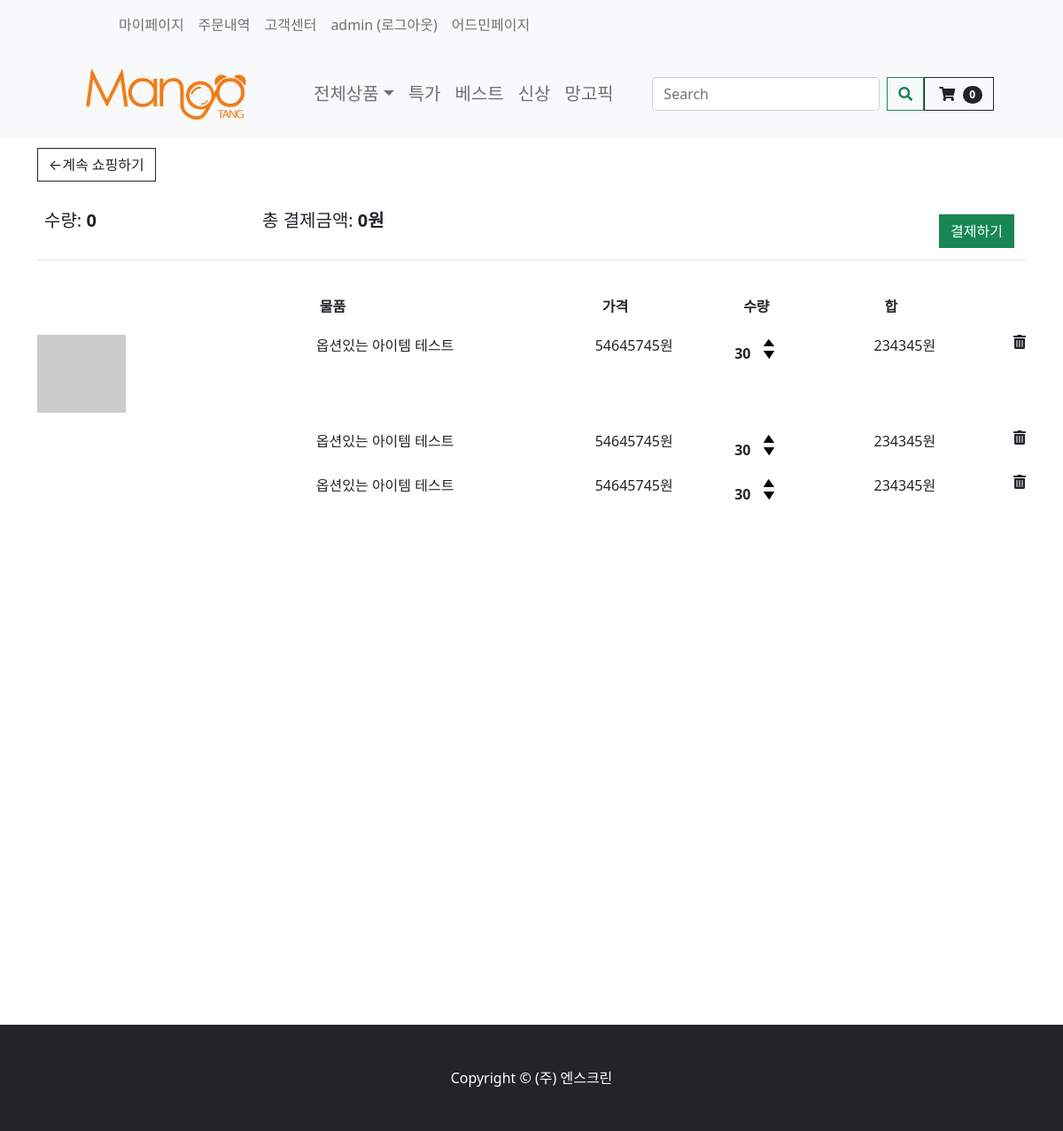
The app's page /cart/ (signed in), older data.
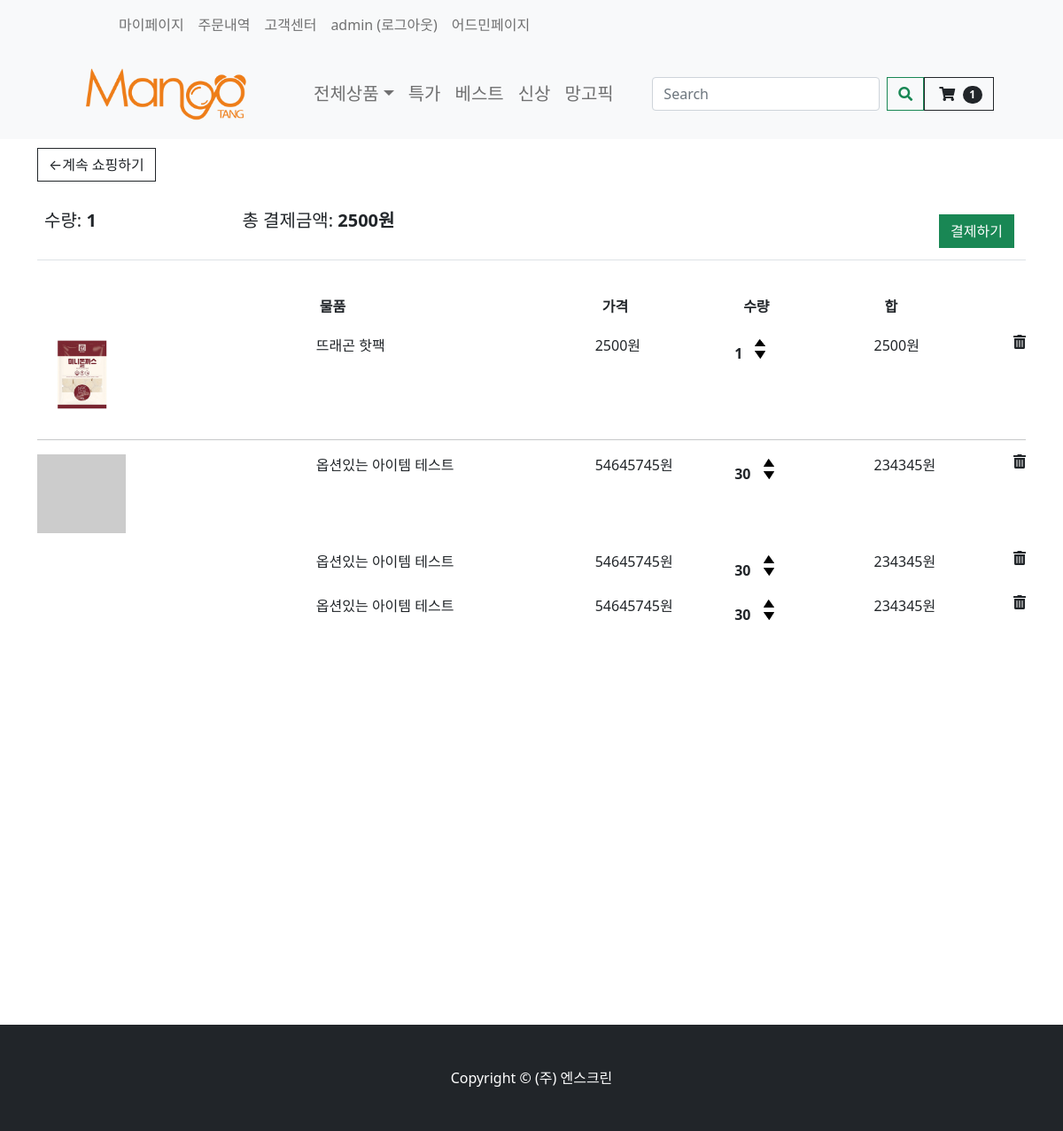
The same page, newer data.
### store/models.py (models this page shows, shortened)
class Order(models.Model):
    customer = models.ForeignKey(Customer, on_delete=models.SET_NULL, null=True, blank=True)
    date_ordered = models.DateTimeField(auto_now_add=True)
    order_status = models.BooleanField(default=False)
    transaction_id = models.CharField(max_length=100, null=True)
    payment_state = models.BooleanField(default=False)
    shipping_fee = models.IntegerField(null=True, blank=True)
    track_number = models.IntegerField(null=True, blank=True)
    order_number = models.IntegerField(null=True, blank=True)
    total_fee = models.IntegerField(null=True, blank=True)
    recipent_address1 = models.CharField(max_length=200, null=False)
    recipent_address2 = models.CharField(max_length=200, null=False)
    recipent_number = models.CharField(max_length=50, null=False)
    recipent_name = models.CharField(max_length=50, null=False)
    order_request = models.CharField(max_length=100, null=False)
    orderer_number = models.CharField(max_length=100, null=False)
    orderer_name = models.CharField(max_length=100, null=False)
    @property
    def get_cart_total(self):
        orderitems = self.orderitem_set.all()  # 해당 order의 자식 가져와서
        total = sum([item.get_total for item in orderitems])  # 다더함함
        return total
    @property
    def get_cart_items(self):
        orderitems = self.orderitem_set.all()
        total = sum([item.quantity for item in orderitems])
        return total

class OrderItem(models.Model):
    product = models.ForeignKey(Product, on_delete=models.SET_NULL, null=True)
    order = models.ForeignKey(Order, on_delete=models.SET_NULL, null=True)
    quantity = models.IntegerField(default=0, null=True, blank=True)
    date_added = models.DateTimeField(auto_now_add=True)
    @property
    def get_total(self):
        total = self.product.price_discount * self.quantity
        return total

class Product(models.Model):
    product_name = models.CharField(max_length=200)
    price = models.FloatField(null=False, blank=False)
    image_detail = models.ImageField(null=True, blank=True)
    image_title = models.ImageField(null=True, blank=True)
    image_introduce = models.ImageField(null=True, blank=True)
    seller_code = models.CharField(max_length=50, null=False, blank=False)
    price_discount = models.FloatField(null=True)
    discount = models.IntegerField(null=True)
    stock = models.IntegerField()
    first_title = models.CharField(max_length=200)
    second_title = models.CharField(max_length=200)
    shipment_price = models.IntegerField(blank=True)
    hash_tag = models.CharField(max_length=200)
    option_bool = models.BooleanField(default=False, blank=False, null=True)
    collection_tag = models.CharField(max_length=200, null=True)
    item_company = models.CharField(null=False, max_length=200)
    product_status = models.BooleanField(default=False, blank=False, null=True)

### store/views.py (the view)
# urls.py: path('cart/', views.cart, name="cart"),
def cart(request):
    if request.user.is_authenticated:  # 로그인 유저일시
        customer = request.user.customer
        order, created = Order.objects.get_or_create(customer=customer, order_status=False)
        items = order.orderitem_set.all()  # orderitem은 Order의 자식 그래서 쿼리 가능
        cartItems = order.get_cart_items
    else:
        items = []
        order = {'get_cart_total': 0, 'get_cart_items': 0}
        cartItems = order['get_cart_items']
    context = {'items': items, 'order': order, 'cartItems': cartItems}
    return render(request, 'store/cart.html', context)

### store/templates/store/cart.html (shortened to what this page needs)
{% extends 'store/main.html' %}
{% load static %}
{% block content %}
    <div class="container" style="height: 1000px">
        <div class="row">
            <div class="col-lg-12">
                <div class="box-element">
                    <a class="btn btn-outline-dark" href="{% url 'store' %}">&#x2190;계속 쇼핑하기</a>
                    <br>
                    <br>
                    <table class="table">
                        <tr>
                            <th><h5>수량: <strong class="cart-quantity-total">{{ order.get_cart_items }}</strong></h5>
                            </th>
                            <th><h5>총 결제금액: <strong
                                    class="cart-price-total">{{ order.get_cart_total|floatformat:0 }}원</strong></h5>
                            </th>
                            <th>
                                <a style="float:right; margin:5px;" class="btn btn-success" href="{% url 'checkout' %}">결제하기</a>
                            </th>
                        </tr>
                    </table>
                </div>
                <br>
                <div class="box-element">
                    <div class="cart-row">
                        <div style="flex:2"></div>
                        <div style="flex:2"><strong>물품</strong></div>
                        <div style="flex:1"><strong>가격</strong></div>
                        <div style="flex:1"><strong>수량</strong></div>
                        <div style="flex:1"><strong>합</strong></div>
                    </div>
                    {% for item in items %}
                        <div class="cart-row cart-row{{ forloop.counter0 }}">
                            <div style="flex:2"><img class="row-image" src="{{ item.product.image_title.url }}"></div>
                            <div style="flex:2"><p>{{ item.product.product_name }}</p></div>
                            <div style="flex:1"><p>{{ item.product.price_discount | floatformat:0 }}원</p></div>
                            <div style="flex:1">
                                <p class="quantity quantity-total{{ forloop.counter0 }}">{{ item.quantity }}</p>
                                <div class="quantity">
                                    <img class="chg-quantity update-cart-item"
                                         data-quantity="{{ forloop.counter0 }}"
                                         data-product="{{ item.product.seller_code }}"
                                         src="{% static  'images/arrow-up.png' %}" data-action="add">
                                    <img class="chg-quantity update-cart-item"
                                         data-quantity="{{ forloop.counter0 }}"
                                         data-product="{{ item.product.seller_code }}"
                                         src="{% static  'images/arrow-down.png' %}" data-action="remove">
                                </div>
                            </div>
                            <div style="flex:1"><p
                                    class="item-cost-total{{ forloop.counter0 }}">{{ item.get_total|floatformat:0 }}원</p>
                            </div>
                            <i type="button" data-code="{{ item.product.seller_code }}"
                               data-loop="{{ forloop.counter0 }}"
                               class="fas fa-trash-alt delete-item"></i>
                        </div>
                        <hr class="item-divider{{ forloop.counter0 }}">
                    {% endfor %}
                    <div>
                        <div class="cart-row cart-row">
                            <div style="flex:2"><img class="row-image"
                                                     src="https://dummyimage.com/180x160/dee2e6/6c757d.jpg"></div>
                            <div style="flex:2"><p>옵션있는 아이템 테스트</p></div>
                            <div style="flex:1"><p>54645745원</p></div>
                            <div style="flex:1">
                                <p class="quantity quantity-total{{ forloop.counter0 }}">30</p>
                                <div class="quantity">
                                    <img class="chg-quantity update-cart-item"
                                         data-quantity="{{ forloop.counter0 }}"
                                         data-product="{{ item.product.seller_code }}"
                                         src="{% static  'images/arrow-up.png' %}" data-action="add">
                                    <img class="chg-quantity update-cart-item"
                                         data-quantity="{{ forloop.counter0 }}"
                                         data-product="{{ item.product.seller_code }}"
                                         src="{% static  'images/arrow-down.png' %}" data-action="remove">
                                </div>
                            </div>
                            <div style="flex:1"><p
                                    class="item-cost-total{{ forloop.counter0 }}">234345원</p>
                            </div>
                            <i type="button" data-code="{{ item.product.seller_code }}"
                               data-loop="{{ forloop.counter0 }}"
                               class="fas fa-trash-alt delete-item"></i>
                        </div>
                        <div class="cart-option">
                            <div style="flex:2"></div>
                            <div style="flex:2"><p>옵션있는 아이템 테스트</p></div>
                            <div style="flex:1"><p>54645745원</p></div>
                            <div style="flex:1">
                                <p class="quantity quantity-total{{ forloop.counter0 }}">30</p>
                                <div class="quantity">
                                    <img class="chg-quantity update-cart-item"
                                         data-quantity="{{ forloop.counter0 }}"
                                         data-product="{{ item.product.seller_code }}"
                                         src="{% static  'images/arrow-up.png' %}" data-action="add">
                                    <img class="chg-quantity update-cart-item"
                                         data-quantity="{{ forloop.counter0 }}"
                                         data-product="{{ item.product.seller_code }}"
                                         src="{% static  'images/arrow-down.png' %}" data-action="remove">
                                </div>
                            </div>
                            <div style="flex:1"><p
                                    class="item-cost-total{{ forloop.counter0 }}">234345원</p>
                            </div>
                            <i type="button" data-code="{{ item.product.seller_code }}"
                               data-loop="{{ forloop.counter0 }}"
                               class="fas fa-trash-alt delete-item"></i>
                        </div>
                        <div class="cart-option">
                            <div style="flex:2"></div>
                            <div style="flex:2"><p>옵션있는 아이템 테스트</p></div>
                            <div style="flex:1"><p>54645745원</p></div>
                            <div style="flex:1">
                                <p class="quantity quantity-total{{ forloop.counter0 }}">30</p>
                                <div class="quantity">
                                    <img class="chg-quantity update-cart-item"
                                         data-quantity="{{ forloop.counter0 }}"
                                         data-product="{{ item.product.seller_code }}"
                                         src="{% static  'images/arrow-up.png' %}" data-action="add">
                                    <img class="chg-quantity update-cart-item"
                                         data-quantity="{{ forloop.counter0 }}"
                                         data-product="{{ item.product.seller_code }}"
                                         src="{% static  'images/arrow-down.png' %}" data-action="remove">
                                </div>
                            </div>
                            <div style="flex:1"><p
                                    class="item-cost-total{{ forloop.counter0 }}">234345원</p>
                            </div>
                            <i type="button" data-code="{{ item.product.seller_code }}"
                               data-loop="{{ forloop.counter0 }}"
                               class="fas fa-trash-alt delete-item"></i>
                        </div>
                    </div>
                </div>
            </div>
        </div>
    </div>
{% endblock content %}

### store/templates/store/main.html (shortened to what this page needs)
<!DOCTYPE html>
{% load static %}
<html>
<head>
    <link rel="stylesheet" type="text/css" href="{% static 'css/styles.css' %}">
    <link rel="stylesheet" type="text/css" href="{% static 'css/my.css' %}">
    <link href="https://cdnjs.cloudflare.com/ajax/libs/font-awesome/5.13.0/css/all.min.css" rel="stylesheet">
</head>
<body>
{% include "store/navbar.html" %}
{% block content %}{% endblock content %}
<footer class="py-5 bg-dark">
    <div class="container"><p class="m-0 text-center text-white">Copyright &copy; (주) 엔스크린</p></div>
</footer>
</body>
</html>

### store/templates/store/navbar.html (shortened to what this page needs)
{% load static %}
<nav class="navbar navbar-expand-lg navbar-light bg-light">
    <div class="bg-light container px-4 px-lg-5">
        <ul class="navbar-nav me-auto mb-2 mb-lg-0 ms-lg-5" style="">
            <li class="nav-item"><a href="{% url 'orderhistory' %}"
                                    class="nav-link dropdown-menu-size-customer">마이페이지</a></li>
            <li class="nav-item"><a href="{% url 'orderhistory' %}"
                                    class="nav-link dropdown-menu-size-customer">주문내역</a></li>
            <li class="nav-item"><a href="{% url 'faq' %}"
                                    class="nav-link dropdown-menu-size-customer">고객센터</a></li>
            {% if user.is_authenticated %}
                <a class="nav-link" href="{% url 'logout' %}">{{ user.username }} (로그아웃)</a>
            {% else %}
                <li class="nav-item"><a href="{% url 'login' %}" class="nav-link dropdown-menu-size-customer">로그인</a>
                </li>
            {% endif %}
            {% if user.is_superuser %}
                        <a class="nav-link" href={% url 'admin:index' %}>어드민페이지</a>
            {% endif %}
        </ul>
    </div>
</nav>
<nav class="navbar navbar-expand-lg navbar-light bg-light">
    <div class="container px-4 px-lg-5">
        <a href="{% url 'store' %}">
            <img src="{% static 'nscreen_logo/4_망고땡_로고 (영문).png' %}" width="220" alt="망고땡몰">
        </a>
        <div class="collapse navbar-collapse" id="navbarSupportedContent">
            <ul class="navbar-nav me-auto mb-2 mb-lg-0 ms-lg-5">
                <li class="nav-item dropdown">
                    <a class="nav-link dropdown-toggle dropdown-menu-size" id="navbarDropdown" href="#" role="button"
                       data-bs-toggle="dropdown" aria-expanded="false">전체상품</a>
                </li>
                <li class="nav-item"><a class="nav-link dropdown-menu-size" href="#!">특가</a></li>
                <li class="nav-item"><a class="nav-link dropdown-menu-size" href="#!">베스트</a></li>
                <li class="nav-item"><a class="nav-link dropdown-menu-size" href="#!">신상</a></li>
                <li class="nav-item"><a class="nav-link dropdown-menu-size" href="#!">망고픽</a></li>
            </ul>
            <form class="d-flex">
                <button class="btn" type="submit"></button>
                <input class="form-control me-2" type="search" placeholder="Search" aria-label="Search">
                <button class="btn btn-outline-success" type="submit"><i class="fas fa-search"></i></button>
            </form>
            <a href="{% url 'cart' %}" class="nav-link-cart">
                <button class="btn btn-outline-dark" type="submit">
                    <i class="fas fa-shopping-cart"></i>
                    <span class="badge bg-dark text-white ms-1 rounded-pill">{{ cartItems }}</span>
                </button>
            </a>
        </div>
    </div>
</nav>

Row changes from the older to the newer data that the page shows:
computed for Order: get_cart_items "0" → "1"; get_cart_total "0" → "2500"
added OrderItem: product.image_title (picture), product.product_name "뜨래곤 핫팩", product.price_discount "2500", quantity "1", get_total "2500"
Text that changed along with them:
{{ cartItems }}: "0" → "1"
